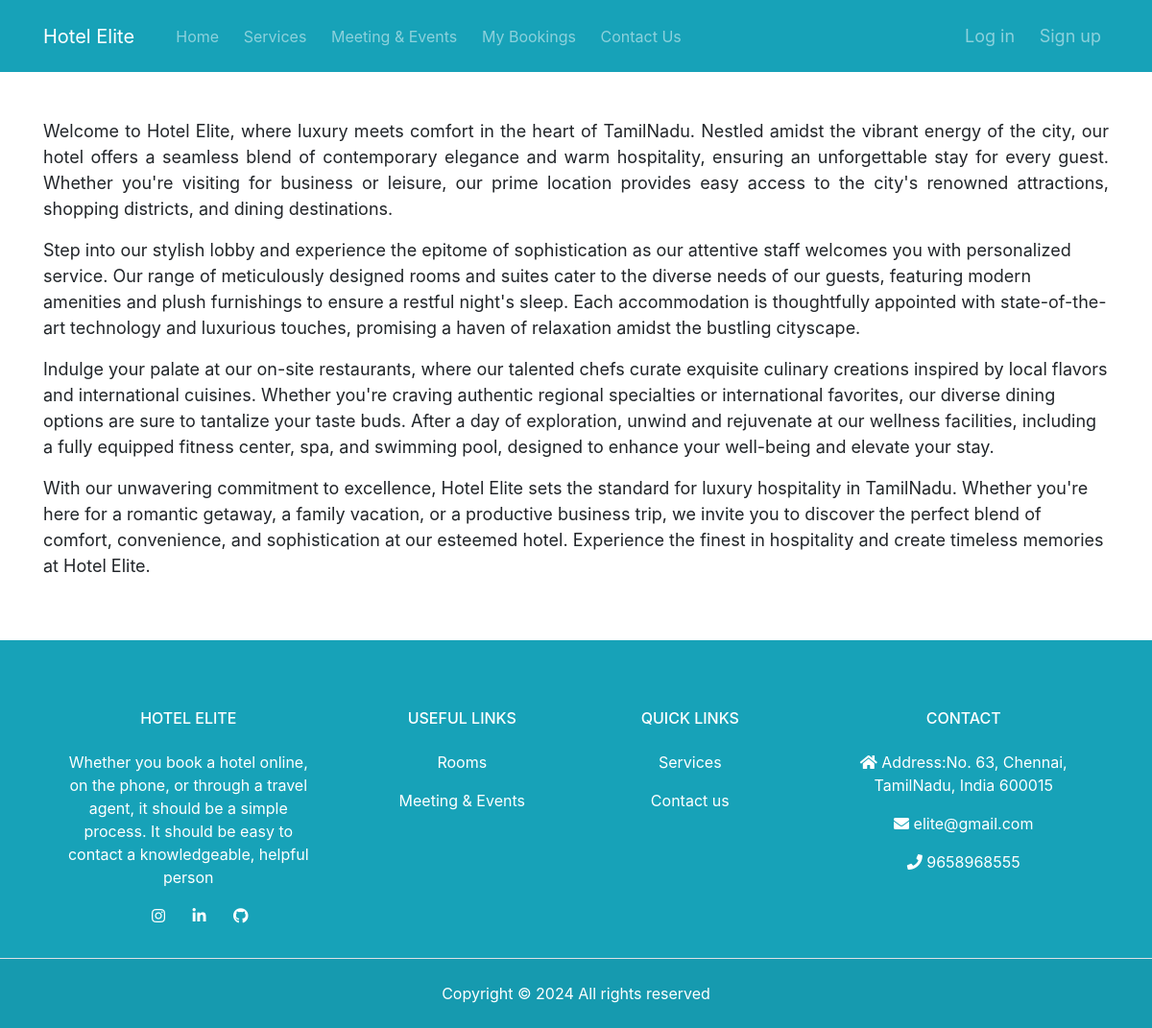
/, run on an earlier commit of the app's database.
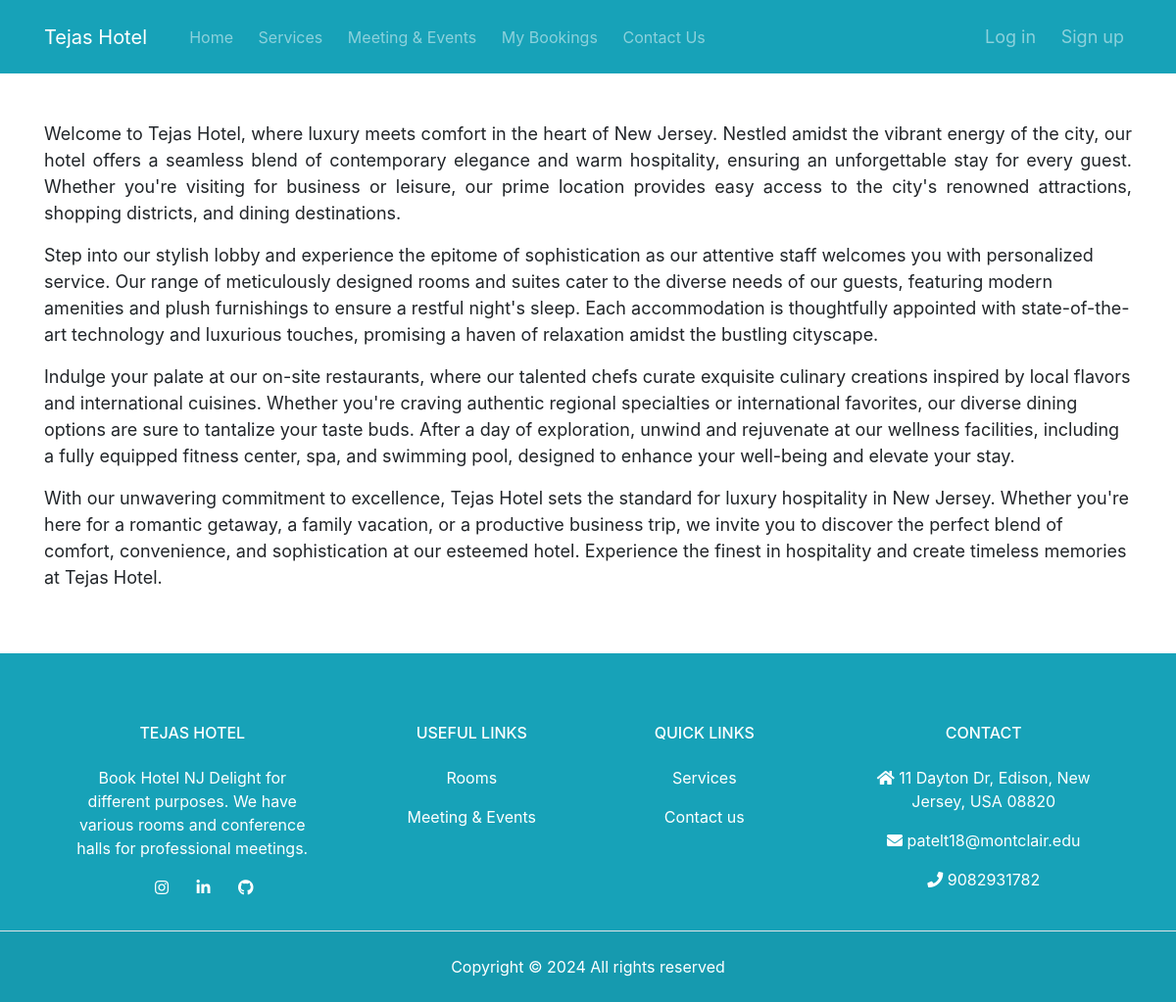
And on a later commit of the database.
### tables this page shows
CREATE TABLE `general_settings` (
  `ID` bigint(10) NOT NULL,
  `Name` text NOT NULL,
  `Address_line1` text NOT NULL,
  `Address_line2` text NOT NULL,
  `City` varchar(10) NOT NULL,
  `State` varchar(10) NOT NULL,
  `Country` varchar(10) NOT NULL,
  `Zip_code` varchar(6) NOT NULL,
  `Email` text NOT NULL,
  `Phone_number` bigint(10) NOT NULL,
  `Telephone_number` varchar(10) NOT NULL,
  `Description` text NOT NULL
);

### include/general.php (called while the page is built)
<?php
$SQL = "SELECT * FROM general_settings";
$query = mysqli_query($con, $SQL);
$general_setting = mysqli_fetch_assoc($query);
?>

### index.php (the view)
<?php include('include/header.php') ?>
<section class="py-5 white-section" id="introduction">
    <div class="container">
        <font size="4">
            <p class="text-justify">
                Welcome to
                <?php echo $general_setting['Name'] ?>, where luxury meets comfort in the heart of
                <?php echo $general_setting['State'] ?>. Nestled amidst the vibrant energy of the city, our hotel offers
                a
                seamless blend of contemporary elegance and warm hospitality, ensuring an unforgettable stay for every
                guest. Whether you're visiting for business or leisure, our prime location provides easy access to the
                city's renowned attractions, shopping districts, and dining destinations.
            </p>
            <p>
                Step into our stylish lobby and experience the epitome of sophistication as our attentive staff welcomes
                you
                with personalized service. Our range of meticulously designed rooms and suites cater to the diverse
                needs of
                our guests, featuring modern amenities and plush furnishings to ensure a restful night's sleep. Each
                accommodation is thoughtfully appointed with state-of-the-art technology and luxurious touches,
                promising a
                haven of relaxation amidst the bustling cityscape.
            </p>
            <p>
                Indulge your palate at our on-site restaurants, where our talented chefs curate exquisite culinary
                creations
                inspired by local flavors and international cuisines. Whether you're craving authentic regional
                specialties
                or international favorites, our diverse dining options are sure to tantalize your taste buds. After a
                day of
                exploration, unwind and rejuvenate at our wellness facilities, including a fully equipped fitness
                center,
                spa, and swimming pool, designed to enhance your well-being and elevate your stay.
            </p>
            <p>
                With our unwavering commitment to excellence,
                <?php echo $general_setting['Name'] ?> sets the standard for luxury hospitality in
                <?php echo $general_setting['State'] ?>. Whether you're here for a romantic getaway, a family vacation,
                or a
                productive business trip, we invite you to discover the perfect blend of comfort, convenience, and
                sophistication at our esteemed hotel. Experience the finest in hospitality and create timeless memories
                at
                <?php echo $general_setting['Name'] ?>.
            </p>
        </font>
    </div>
</section>
<?php include('include/footer.php') ?>

### include/header.php (shortened to what this page needs)
<!DOCTYPE html>
<html lang="en">
<head>
  <link rel="stylesheet" href="https://pro.fontawesome.com/releases/v5.10.0/css/all.css"
 />
  <link rel="stylesheet" href="https://maxcdn.bootstrapcdn.com/font-awesome/4.7.0/css/font-awesome.min.css">
  <link rel="stylesheet" href="assets/css/bootstrap.min.css">
  <link rel="stylesheet" href="assets/css/style.css">
  <link rel="stylesheet" href="assets/css/form_style.css">
</head>
<body>
  <?php
  include('functions.php');
  include('general.php');
  if (isset($user_details['FirstName'])) {
    ?>
    <nav id="navbar_top" class="navbar navbar-expand-lg navbar-dark bg-dark">
      <div class="container">
        <a class="navbar-brand " href="index.php">
          <?php echo $general_setting['Name'] ?>
        </a>
        <button class="navbar-toggler" type="button" data-toggle="collapse" data-target="#navbarResponsive"
          aria-controls="navbarResponsive" aria-expanded="false" aria-label="Toggle navigation">
          <span class="navbar-toggler-icon"></span>
        </button>
        <div class="collapse navbar-collapse" id="navbarResponsive">
          <ul class="navbar-nav">
            <li class="nav-item">
              <a class="nav-link" href="index.php">Home</a>
            </li>
            <li class="nav-item">
              <a class="nav-link" href="service.php">Services</a>
            </li>
            <li class="nav-item dropdown">
              <a class="nav-link dropdown-toggle" href="#" id="navbarDropdownMenuLink" role="button"
                data-toggle="dropdown" aria-haspopup="true" aria-expanded="false">
                Booking
              </a>
              <div class="dropdown-menu" aria-labelledby="navbarDropdownMenuLink">
                <a class="dropdown-item" href="client/room.php">Rooms</a>
                <a class="dropdown-item" href="client/event.php">Events</a>
                <a class="dropdown-item" href="client/mybooking.php">My Bookings</a>
              </div>
            </li>
            <li class="nav-item">
              <a class="nav-link" href="events.php">Meeting & Events</a>
            </li>
            <li class="nav-item">
              <a class="nav-link" href="contact.php">Contact Us</a>
            </li>
          </ul>
          <ul class="navbar-nav ml-auto">
            <li class="nav-item dropdown">
              <a class="nav-link dropdown-toggle" href="#" id="navbarDropdownMenuLink" data-toggle="dropdown"
                aria-haspopup="true" aria-expanded="false">
                <?php echo $user_details['FirstName']; ?>
              </a>
              <div class="dropdown-menu" aria-labelledby="navbarDropdownMenuLink">
                <a class="dropdown-item" href="client/account.php">Edit Profile</a>
                <a class="dropdown-item" href="destroy.php">Log Out</a>
              </div>
            </li>
          </ul>
        </div>
      </div>
    </nav>
  <?php } else { ?>
    <nav id="navbar_top" class="navbar navbar-expand-lg navbar-dark bg-dark">
      <div class="container">
        <a class="navbar-brand " href="index.php">
          <?php echo $general_setting['Name'] ?>
        </a>
        <div class="collapse navbar-collapse" id="navbarResponsive">
          <ul class="navbar-nav">
            <li class="nav-item">
              <a class="nav-link" href="index.php">Home</a>
            </li>
            <li class="nav-item">
              <a class="nav-link" href="service.php">Services</a>
            </li>
            <li class="nav-item">
              <a class="nav-link" href="events.php">Meeting & Events</a>
            </li>
            <li class="nav-item">
              <a class="nav-link" href="mybooking.php">My Bookings</a>
            </li>
            <li class="nav-item">
              <a class="nav-link" href="contact.php">Contact Us</a>
            </li>
          </ul>
          <ul class="navbar-nav ml-auto">
            <li class="nav-item">
              <a class="nav-link " style="font-size: 18px !important;" href="login.php">Log in</a>
            </li>
            <li class="nav-item">
              <a class="nav-link" style="font-size: 18px !important;" href="signup.php">Sign up</a>
            </li>
          </ul>
        </div>
      </div>
    </nav>
  <?php } ?>

### include/footer.php (shortened to what this page needs)
<section id="footer">
  <footer class="text-center text-lg-start bg-dark text-white">
    <section class="d-flex justify-content-center justify-content-lg-between p-2 border-bottom">
      <div class="container text-center text-md-start mt-5">
        <div class="row mt-3">
          <div class="col-md-3 col-lg-4 col-xl-3 mx-auto mb-4">
            <h6 class="text-uppercase fw-bold mb-4">
              <?php echo $general_setting['Name'] ?>
            </h6>
            <p>
              <?php echo $general_setting['Description'] ?>
            </p>
            <div>
              <a href="https://instagram.com/tejaspatel9396" class="ml-4 text-reset">
                <i class="fab fa-instagram"></i>
              </a>
              <a href="https://www.linkedin.com/in/tejaspatel9396" class="ml-4 text-reset">
                <i class="fab fa-linkedin"></i>
              </a>
              <a href="https://github.com/TejasPatel007" class="ml-4 text-reset">
                <i class="fab fa-github"></i>
              </a>
            </div>
          </div>
          <div class="col-md-2 col-lg-2 col-xl-2 mx-auto mb-4">
            <h6 class="text-uppercase fw-bold mb-4">
              Useful Links
            </h6>
            <p>
              <a href="client/room.php" class="text-reset">Rooms</a>
            </p>
            <p>
              <a href="events.php" class="text-reset">Meeting & Events</a>
            </p>
          </div>
          <div class="col-md-3 col-lg-2 col-xl-2 mx-auto mb-4">
            <h6 class="text-uppercase fw-bold mb-4">
              Quick links
            </h6>
            <p>
              <a href="service.php" class="text-reset">Services</a>
            </p>
            <p>
              <a href="contact.php" class="text-reset">Contact us</a>
            </p>
          </div>
          <div class="col-md-4 col-lg-3 col-xl-3 mx-auto mb-md-0 mb-4">
            <h6 class="text-uppercase fw-bold mb-4">
              Contact
            </h6>
            <p><i class="fas fa-home me-3"></i>
              <a style="color: #ffffff; text-decoration: none;"
                href="http://maps.google.com/?q=<?php echo $general_setting['Address_line1'] ?>, <?php echo $general_setting['City'] ?>, <?php echo $general_setting['State'] ?>, <?php echo $general_setting['Country'] ?> <?php echo $general_setting['Zip_code'] ?>">
                <?php echo $general_setting['Address_line1'] ?>,
                <?php echo $general_setting['City'] ?>,
                <?php echo $general_setting['State'] ?>,
                <?php echo $general_setting['Country'] ?>
                <?php echo $general_setting['Zip_code'] ?>
              </a>
            </p>
            <p>
              <i class="fas fa-envelope me-3"></i>
              <a style="color: #ffffff; text-decoration: none;" href="mailto:<?php echo $general_setting['Email'] ?>">
                <?php echo $general_setting['Email'] ?>
              </a>
            </p>
            <p><i class="fas fa-phone me-3"></i>
              <a style="color: #ffffff; text-decoration: none;"
                href="tel:<?php echo $general_setting['Phone_number'] ?>">
                <?php echo $general_setting['Phone_number'] ?>
              </a>
            </p>
          </div>
        </div>
      </div>
    </section>
    <div class="text-center p-4" style="background-color: rgba(0, 0, 0, 0.05);">
      Copyright &copy;
      <script>document.write(new Date().getFullYear());</script> All rights reserved
    </div>
  </footer>
</section>
</body>
</html>

### assets/css/style.css (style rules this page uses)
.white-section { background: white; }
.nav-item { padding-left: 0.6rem; }
.navbar-nav { padding-left: 0.6rem; }
#navbar_top { padding: 1rem; transition: 0.4s; }

### assets/css/form_style.css (style rules this page uses)
body { min-height: 100vh; }

What changed in the data, as far as the page shows it:
changed general_settings: Name "Hotel Elite" → "Tejas Hotel"; State "TamilNadu" → "New Jersey"; Name "HOTEL ELITE" → "TEJAS HOTEL"; Description "Whether you book a hotel online, on the phone, or through a travel agent, it should be a simple process. It should be easy to contact a knowledgeable, helpful person" → "Book Hotel NJ Delight for different purposes. We have various rooms and conference halls for professional meetings."; Address_line1 "Address:No. 63" → "11 Dayton Dr"; City "Chennai" → "Edison"; Country "India" → "USA"; Zip_code "600015" → "08820"; Email "elite@gmail.com" → "patelt18@montclair.edu"; Phone_number "9658968555" → "9082931782"
